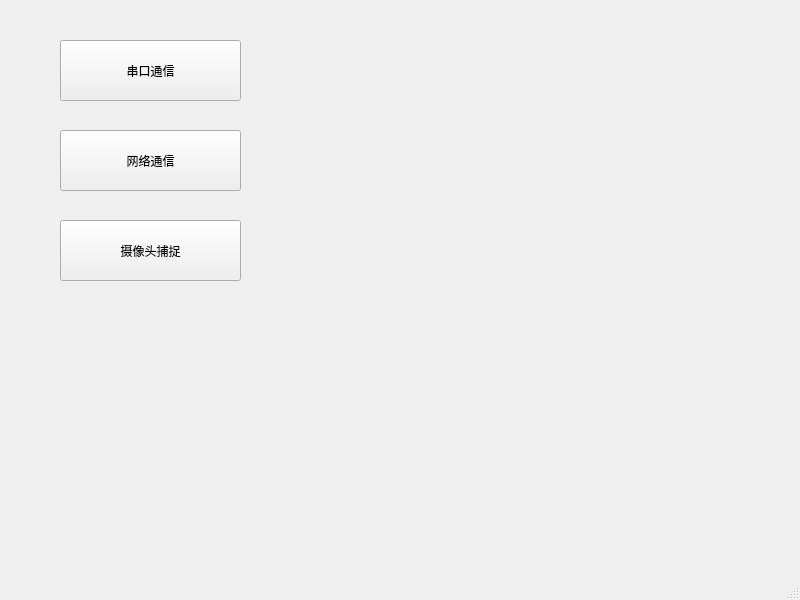
<?xml version="1.0" encoding="UTF-8"?>
<ui version="4.0">
 <class>MainWindow</class>
 <widget class="QMainWindow" name="MainWindow">
  <property name="geometry">
   <rect>
    <x>0</x>
    <y>0</y>
    <width>800</width>
    <height>600</height>
   </rect>
  </property>
  <property name="windowTitle">
   <string>MainWindow</string>
  </property>
  <widget class="QWidget" name="centralwidget">
   <widget class="QPushButton" name="pushButton">
    <property name="geometry">
     <rect>
      <x>60</x>
      <y>40</y>
      <width>181</width>
      <height>61</height>
     </rect>
    </property>
    <property name="text">
     <string>串口通信</string>
    </property>
   </widget>
   <widget class="QPushButton" name="pushButton_2">
    <property name="geometry">
     <rect>
      <x>60</x>
      <y>130</y>
      <width>181</width>
      <height>61</height>
     </rect>
    </property>
    <property name="text">
     <string>网络通信</string>
    </property>
   </widget>
   <widget class="QPushButton" name="pushButton_3">
    <property name="geometry">
     <rect>
      <x>60</x>
      <y>220</y>
      <width>181</width>
      <height>61</height>
     </rect>
    </property>
    <property name="text">
     <string>摄像头捕捉</string>
    </property>
   </widget>
  </widget>
  <widget class="QMenuBar" name="menubar">
   <property name="geometry">
    <rect>
     <x>0</x>
     <y>0</y>
     <width>800</width>
     <height>26</height>
    </rect>
   </property>
  </widget>
  <widget class="QStatusBar" name="statusbar"/>
 </widget>
 <resources/>
 <connections/>
</ui>
